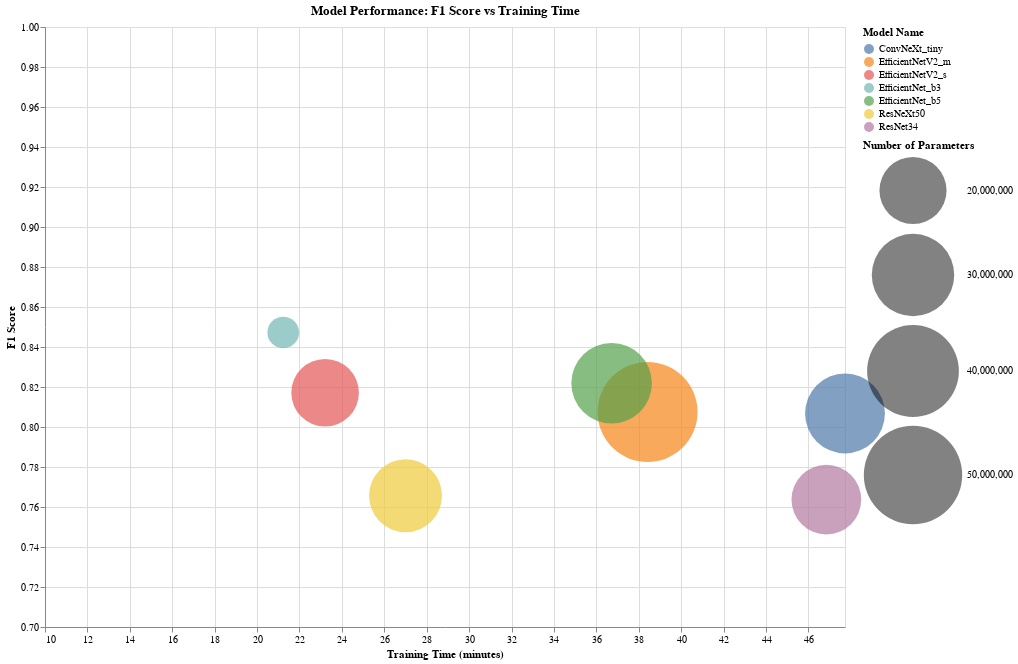

Write notebook code for a chart like this one.
### Code cell
import altair as alt
import pandas as pd

alt.renderers.enable('colab')


results = {
    'ResNet34': {'accuracies': [0.5213333333333333, 0.642, 0.6706666666666666, 0.7353333333333333, 0.7426666666666667, 0.7486666666666667, 0.7483333333333333, 0.7693333333333333, 0.755, 0.763], 'f1_scores': [0.5081295033529909, 0.631034418209872, 0.675525849660733, 0.7294248834904548, 0.7461875395986077, 0.742482268501885, 0.7468793306416618, 0.7689829459947185, 0.751870157636376, 0.763699358130046], 'training_time': 2810.7038106918335, 'num_params': 21300062},
    'ResNeXt50': {'accuracies': [0.5723333333333334, 0.6693333333333333, 0.7226666666666667, 0.7616666666666667, 0.7223333333333334, 0.7153333333333334, 0.7683333333333333, 0.7613333333333333, 0.748, 0.7673333333333333], 'f1_scores': [0.5629588813266339, 0.6580377909059748, 0.7122910453352991, 0.763345304486588, 0.7093089421662162, 0.719731684315688, 0.7684183675718466, 0.7582708254245388, 0.7499190438486797, 0.7656365780858606], 'training_time': 1620.0616106987, 'num_params': 23041374},
    'EfficientNetV2_s': {'accuracies': [0.753, 0.7746666666666666, 0.8036666666666666, 0.7786666666666666, 0.8203333333333334, 0.825, 0.8083333333333333, 0.838, 0.8233333333333334, 0.8183333333333334], 'f1_scores': [0.7506080839230885, 0.7766669739899547, 0.8022736579305763, 0.7752619196722441, 0.819052489478621, 0.8257148511217407, 0.8033361043247143, 0.8372094019496465, 0.8231842443006527, 0.8171476424007671], 'training_time': 1392.4612758159637, 'num_params': 20215918},
    'ConvNeXt_tiny': {'accuracies': [0.7553333333333333, 0.7543333333333333, 0.78, 0.7636666666666667, 0.7896666666666666, 0.802, 0.8056666666666666, 0.8166666666666667, 0.7763333333333333, 0.8043333333333333], 'f1_scores': [0.7483682606547979, 0.7410241796239666, 0.7733772371961729, 0.756018024119291, 0.7879340362242587, 0.7970192969009205, 0.8023133843587184, 0.8193266015160069, 0.7835362877257446, 0.8067698673197111], 'training_time': 2863.425936937332, 'num_params': 27843198},
    'EfficientNetV2_m': {'accuracies': [0.683, 0.759, 0.6263333333333333, 0.7753333333333333, 0.7826666666666666, 0.8046666666666666, 0.8183333333333334, 0.7963333333333333, 0.8033333333333333, 0.808], 'f1_scores': [0.670277520946631, 0.7572790837692275, 0.6413093514798639, 0.7689944440135893, 0.7795427358232019, 0.803577344399984, 0.8144420735087179, 0.7950387940895071, 0.8038970880079731, 0.8075271151286207], 'training_time': 2304.7926330566406, 'num_params': 52896786},
    'EfficientNet_b3': {'accuracies': [0.8243333333333334, 0.8326666666666667, 0.8226666666666667, 0.8323333333333334, 0.84, 0.8536666666666667, 0.8426666666666667, 0.859, 0.8506666666666667, 0.848], 'f1_scores': [0.8183829616918221, 0.8303248456348703, 0.8131747612176526, 0.8269887697061891, 0.8368019992733163, 0.8520778277018118, 0.8399803435908745, 0.8571353650825546, 0.8497957927398513, 0.8472812052152597], 'training_time': 1274.0337572097778, 'num_params': 10742342},
    'EfficientNet_b5': {'accuracies': [0.711, 0.757, 0.7863333333333333, 0.8103333333333333, 0.8103333333333333, 0.8076666666666666, 0.8056666666666666, 0.8096666666666666, 0.8266666666666667, 0.8236666666666667], 'f1_scores': [0.7057630213068112, 0.7624198603488529, 0.7842713314987089, 0.8077602841104768, 0.809159649294959, 0.8063334891852098, 0.798851832525373, 0.8100004334255643, 0.8270489294513554, 0.82185869892906], 'training_time': 2203.1013729572296, 'num_params': 28402254}
}

for model_name, metrics in results.items():
    metrics['training_time'] /= 60

data = []
for model_name, metrics in results.items():
    data.append({
        'Model': model_name,
        'Training Time (minutes)': metrics['training_time'],
        'F1 Score': metrics['f1_scores'][-1],
        'Accuracy': metrics['accuracies'][-1],  # Assuming you have accuracy data
        'Number of Parameters': metrics['num_params']
    })

df = pd.DataFrame(data)

df['Training Time (minutes)'] = pd.to_numeric(df['Training Time (minutes)'])

# Create the scatter plot using Altair
scatter_plot = alt.Chart(df).mark_circle().encode(
    x=alt.X('Training Time (minutes):Q', title='Training Time (minutes)', scale=alt.Scale(domain=[10, df['Training Time (minutes)'].max()])),
    y=alt.Y('F1 Score:Q', title='F1 Score', scale=alt.Scale(domain=[0.7, 1.0])),
    size=alt.Size('Number of Parameters:Q', title='Number of Parameters', scale=alt.Scale(type='log', range=[1000, 10000])),  # Increase the range for bigger dots
    color=alt.Color('Model:N', legend=alt.Legend(title='Model Name')),
    tooltip=[
        alt.Tooltip('Model:N', title='Model'),
        alt.Tooltip('Training Time (minutes):Q', title='Training Time (minutes)', format='.2f'),
        alt.Tooltip('F1 Score:Q', title='F1 Score', format='.2f'),
        alt.Tooltip('Accuracy:Q', title='Accuracy', format='.2f'),
        alt.Tooltip('Number of Parameters:Q', title='Number of Parameters', format=',')
    ]
).properties(
    title='Model Performance: F1 Score vs Training Time',
    width=800,
    height=600
)

# Display the plot
scatter_plot

### Figure 1 — Vega-Lite specification as saved in the notebook (floating-point values rounded to 4 significant figures)
{"config": {"view": {"continuousWidth": 400, "continuousHeight": 300}}, "data": {"name": "data-5413d07bb2cf7d87782da0f1319485ca"}, "mark": "circle", "encoding": {"color": {"field": "Model", "legend": {"title": "Model Name"}, "type": "nominal"}, "size": {"field": "Number of Parameters", "scale": {"range": [1000, 10000], "type": "log"}, "title": "Number of Parameters", "type": "quantitative"}, "tooltip": [{"field": "Model", "title": "Model", "type": "nominal"}, {"field": "Training Time (minutes)", "format": ".2f", "title": "Training Time (minutes)", "type": "quantitative"}, {"field": "F1 Score", "format": ".2f", "title": "F1 Score", "type": "quantitative"}, {"field": "Accuracy", "format": ".2f", "title": "Accuracy", "type": "quantitative"}, {"field": "Number of Parameters", "format": ",", "title": "Number of Parameters", "type": "quantitative"}], "x": {"field": "Training Time (minutes)", "scale": {"domain": [10, 47.72]}, "title": "Training Time (minutes)", "type": "quantitative"}, "y": {"field": "F1 Score", "scale": {"domain": [0.7, 1.0]}, "title": "F1 Score", "type": "quantitative"}}, "height": 600, "title": "Model Performance: F1 Score vs Training Time", "width": 800, "$schema": "https://vega.github.io/schema/vega-lite/v4.17.0.json", "datasets": {"data-5413d07bb2cf7d87782da0f1319485ca": [{"Model": "ResNet34", "Training Time (minutes)": 46.85, "F1 Score": 0.7637, "Accuracy": 0.763, "Number of Parameters": 21300062}, {"Model": "ResNeXt50", "Training Time (minutes)": 27.0, "F1 Score": 0.7656, "Accuracy": 0.7673, "Number of Parameters": 23041374}, {"Model": "EfficientNetV2_s", "Training Time (minutes)": 23.21, "F1 Score": 0.8171, "Accuracy": 0.8183, "Number of Parameters": 20215918}, {"Model": "ConvNeXt_tiny", "Training Time (minutes)": 47.72, "F1 Score": 0.8068, "Accuracy": 0.8043, "Number of Parameters": 27843198}, {"Model": "EfficientNetV2_m", "Training Time (minutes)": 38.41, "F1 Score": 0.8075, "Accuracy": 0.808, "Number of Parameters": 52896786}, {"Model": "EfficientNet_b3", "Training Time (minutes)": 21.23, "F1 Score": 0.8473, "Accuracy": 0.848, "Number of Parameters": 10742342}, {"Model": "EfficientNet_b5", "Training Time (minutes)": 36.72, "F1 Score": 0.8219, "Accuracy": 0.8237, "Number of Parameters": 28402254}]}}
